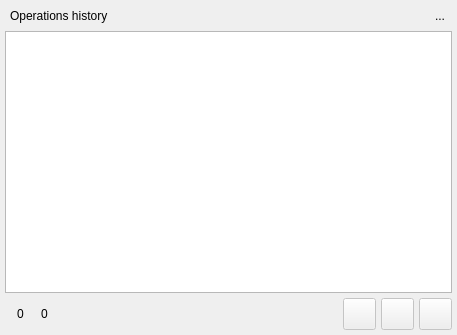
<?xml version="1.0" encoding="UTF-8"?>
<ui version="4.0">
 <class>OperationListWidget</class>
 <widget class="QWidget" name="OperationListWidget">
  <property name="enabled">
   <bool>true</bool>
  </property>
  <property name="geometry">
   <rect>
    <x>0</x>
    <y>0</y>
    <width>457</width>
    <height>335</height>
   </rect>
  </property>
  <property name="sizePolicy">
   <sizepolicy hsizetype="MinimumExpanding" vsizetype="Preferred">
    <horstretch>0</horstretch>
    <verstretch>0</verstretch>
   </sizepolicy>
  </property>
  <property name="minimumSize">
   <size>
    <width>260</width>
    <height>0</height>
   </size>
  </property>
  <property name="maximumSize">
   <size>
    <width>524287</width>
    <height>524287</height>
   </size>
  </property>
  <property name="windowTitle">
   <string>Executed Operations</string>
  </property>
  <property name="windowIcon">
   <iconset resource="../../res/resources.qrc">
    <normaloff>:/icons/icons/pgmodeler_logo.png</normaloff>:/icons/icons/pgmodeler_logo.png</iconset>
  </property>
  <property name="styleSheet">
   <string notr="true"/>
  </property>
  <layout class="QVBoxLayout" name="verticalLayout">
   <property name="spacing">
    <number>0</number>
   </property>
   <property name="leftMargin">
    <number>5</number>
   </property>
   <property name="topMargin">
    <number>0</number>
   </property>
   <property name="rightMargin">
    <number>5</number>
   </property>
   <property name="bottomMargin">
    <number>5</number>
   </property>
   <item>
    <widget class="QWidget" name="title_wgt" native="true">
     <layout class="QHBoxLayout" name="horizontalLayout_2">
      <property name="spacing">
       <number>5</number>
      </property>
      <property name="leftMargin">
       <number>5</number>
      </property>
      <property name="topMargin">
       <number>5</number>
      </property>
      <property name="rightMargin">
       <number>0</number>
      </property>
      <property name="bottomMargin">
       <number>5</number>
      </property>
      <item>
       <widget class="QLabel" name="title_lbl">
        <property name="text">
         <string>Operations history</string>
        </property>
       </widget>
      </item>
      <item>
       <spacer name="horizontalSpacer_2">
        <property name="orientation">
         <enum>Qt::Horizontal</enum>
        </property>
        <property name="sizeHint" stdset="0">
         <size>
          <width>156</width>
          <height>5</height>
         </size>
        </property>
       </spacer>
      </item>
      <item>
       <widget class="QToolButton" name="hide_tb">
        <property name="toolTip">
         <string>Hide this widget</string>
        </property>
        <property name="text">
         <string>...</string>
        </property>
        <property name="icon">
         <iconset resource="../../res/resources.qrc">
          <normaloff>:/icons/icons/close1.png</normaloff>:/icons/icons/close1.png</iconset>
        </property>
        <property name="iconSize">
         <size>
          <width>20</width>
          <height>20</height>
         </size>
        </property>
        <property name="shortcut">
         <string>Esc</string>
        </property>
        <property name="autoRaise">
         <bool>true</bool>
        </property>
       </widget>
      </item>
     </layout>
    </widget>
   </item>
   <item>
    <widget class="QWidget" name="content_wgt" native="true">
     <layout class="QGridLayout" name="gridLayout_2">
      <property name="leftMargin">
       <number>0</number>
      </property>
      <property name="topMargin">
       <number>0</number>
      </property>
      <property name="rightMargin">
       <number>0</number>
      </property>
      <property name="bottomMargin">
       <number>0</number>
      </property>
      <property name="spacing">
       <number>5</number>
      </property>
      <item row="0" column="0" colspan="3">
       <widget class="QTreeWidget" name="operations_tw">
        <property name="enabled">
         <bool>true</bool>
        </property>
        <property name="palette">
         <palette>
          <active>
           <colorrole role="Link">
            <brush brushstyle="SolidPattern">
             <color alpha="255">
              <red>0</red>
              <green>170</green>
              <blue>255</blue>
             </color>
            </brush>
           </colorrole>
          </active>
          <inactive>
           <colorrole role="Link">
            <brush brushstyle="SolidPattern">
             <color alpha="255">
              <red>0</red>
              <green>170</green>
              <blue>255</blue>
             </color>
            </brush>
           </colorrole>
          </inactive>
          <disabled>
           <colorrole role="Link">
            <brush brushstyle="SolidPattern">
             <color alpha="255">
              <red>0</red>
              <green>170</green>
              <blue>255</blue>
             </color>
            </brush>
           </colorrole>
          </disabled>
         </palette>
        </property>
        <property name="frameShadow">
         <enum>QFrame::Sunken</enum>
        </property>
        <property name="editTriggers">
         <set>QAbstractItemView::NoEditTriggers</set>
        </property>
        <property name="showDropIndicator" stdset="0">
         <bool>true</bool>
        </property>
        <property name="alternatingRowColors">
         <bool>true</bool>
        </property>
        <property name="selectionMode">
         <enum>QAbstractItemView::NoSelection</enum>
        </property>
        <property name="selectionBehavior">
         <enum>QAbstractItemView::SelectItems</enum>
        </property>
        <property name="iconSize">
         <size>
          <width>22</width>
          <height>22</height>
         </size>
        </property>
        <property name="indentation">
         <number>20</number>
        </property>
        <property name="rootIsDecorated">
         <bool>false</bool>
        </property>
        <property name="uniformRowHeights">
         <bool>true</bool>
        </property>
        <property name="itemsExpandable">
         <bool>false</bool>
        </property>
        <property name="allColumnsShowFocus">
         <bool>true</bool>
        </property>
        <property name="headerHidden">
         <bool>true</bool>
        </property>
        <property name="expandsOnDoubleClick">
         <bool>false</bool>
        </property>
        <attribute name="headerVisible">
         <bool>false</bool>
        </attribute>
        <column>
         <property name="text">
          <string>1</string>
         </property>
        </column>
       </widget>
      </item>
      <item row="2" column="0" colspan="3">
       <layout class="QHBoxLayout" name="horizontalLayout">
        <property name="spacing">
         <number>5</number>
        </property>
        <item>
         <layout class="QGridLayout" name="gridLayout">
          <property name="spacing">
           <number>5</number>
          </property>
          <item row="0" column="1" rowspan="2">
           <widget class="QLabel" name="op_count_lbl">
            <property name="enabled">
             <bool>true</bool>
            </property>
            <property name="toolTip">
             <string>Total number of operations.</string>
            </property>
            <property name="text">
             <string>0</string>
            </property>
           </widget>
          </item>
          <item row="0" column="2" rowspan="2">
           <widget class="QLabel" name="position_lbl">
            <property name="enabled">
             <bool>true</bool>
            </property>
            <property name="maximumSize">
             <size>
              <width>25</width>
              <height>25</height>
             </size>
            </property>
            <property name="toolTip">
             <string>Current history position.</string>
            </property>
            <property name="text">
             <string/>
            </property>
            <property name="pixmap">
             <pixmap resource="../../res/resources.qrc">:/icons/icons/ophistorypos.png</pixmap>
            </property>
            <property name="scaledContents">
             <bool>true</bool>
            </property>
            <property name="indent">
             <number>-1</number>
            </property>
           </widget>
          </item>
          <item row="0" column="0" rowspan="2">
           <widget class="QLabel" name="operations_lbl">
            <property name="enabled">
             <bool>true</bool>
            </property>
            <property name="maximumSize">
             <size>
              <width>25</width>
              <height>25</height>
             </size>
            </property>
            <property name="toolTip">
             <string>Total number of operations.</string>
            </property>
            <property name="pixmap">
             <pixmap resource="../../res/resources.qrc">:/icons/icons/ophistory.png</pixmap>
            </property>
            <property name="scaledContents">
             <bool>true</bool>
            </property>
           </widget>
          </item>
          <item row="0" column="3" rowspan="2">
           <widget class="QLabel" name="current_pos_lbl">
            <property name="enabled">
             <bool>true</bool>
            </property>
            <property name="toolTip">
             <string>Current history position.</string>
            </property>
            <property name="text">
             <string>0</string>
            </property>
           </widget>
          </item>
         </layout>
        </item>
        <item>
         <spacer name="horizontalSpacer">
          <property name="orientation">
           <enum>Qt::Horizontal</enum>
          </property>
          <property name="sizeHint" stdset="0">
           <size>
            <width>106</width>
            <height>20</height>
           </size>
          </property>
         </spacer>
        </item>
        <item>
         <widget class="QToolButton" name="rem_operations_tb">
          <property name="enabled">
           <bool>false</bool>
          </property>
          <property name="sizePolicy">
           <sizepolicy hsizetype="Fixed" vsizetype="Fixed">
            <horstretch>0</horstretch>
            <verstretch>0</verstretch>
           </sizepolicy>
          </property>
          <property name="toolTip">
           <string>Delete operation history</string>
          </property>
          <property name="text">
           <string/>
          </property>
          <property name="icon">
           <iconset resource="../../res/resources.qrc">
            <normaloff>:/icons/icons/delete.png</normaloff>:/icons/icons/delete.png</iconset>
          </property>
          <property name="iconSize">
           <size>
            <width>25</width>
            <height>25</height>
           </size>
          </property>
          <property name="autoRaise">
           <bool>false</bool>
          </property>
         </widget>
        </item>
        <item>
         <widget class="QToolButton" name="undo_tb">
          <property name="enabled">
           <bool>false</bool>
          </property>
          <property name="sizePolicy">
           <sizepolicy hsizetype="Fixed" vsizetype="Fixed">
            <horstretch>0</horstretch>
            <verstretch>0</verstretch>
           </sizepolicy>
          </property>
          <property name="toolTip">
           <string>Undo</string>
          </property>
          <property name="text">
           <string/>
          </property>
          <property name="icon">
           <iconset resource="../../res/resources.qrc">
            <normaloff>:/icons/icons/undo.png</normaloff>:/icons/icons/undo.png</iconset>
          </property>
          <property name="iconSize">
           <size>
            <width>25</width>
            <height>25</height>
           </size>
          </property>
          <property name="autoRaise">
           <bool>false</bool>
          </property>
         </widget>
        </item>
        <item>
         <widget class="QToolButton" name="redo_tb">
          <property name="enabled">
           <bool>false</bool>
          </property>
          <property name="sizePolicy">
           <sizepolicy hsizetype="Fixed" vsizetype="Fixed">
            <horstretch>0</horstretch>
            <verstretch>0</verstretch>
           </sizepolicy>
          </property>
          <property name="toolTip">
           <string>Redo</string>
          </property>
          <property name="text">
           <string/>
          </property>
          <property name="icon">
           <iconset resource="../../res/resources.qrc">
            <normaloff>:/icons/icons/redo.png</normaloff>:/icons/icons/redo.png</iconset>
          </property>
          <property name="iconSize">
           <size>
            <width>25</width>
            <height>25</height>
           </size>
          </property>
          <property name="autoRaise">
           <bool>false</bool>
          </property>
         </widget>
        </item>
       </layout>
      </item>
     </layout>
    </widget>
   </item>
  </layout>
 </widget>
 <tabstops>
  <tabstop>operations_tw</tabstop>
  <tabstop>undo_tb</tabstop>
  <tabstop>redo_tb</tabstop>
  <tabstop>hide_tb</tabstop>
 </tabstops>
 <resources>
  <include location="../../res/resources.qrc"/>
  <include location="../../res/resources.qrc"/>
 </resources>
 <connections/>
</ui>
